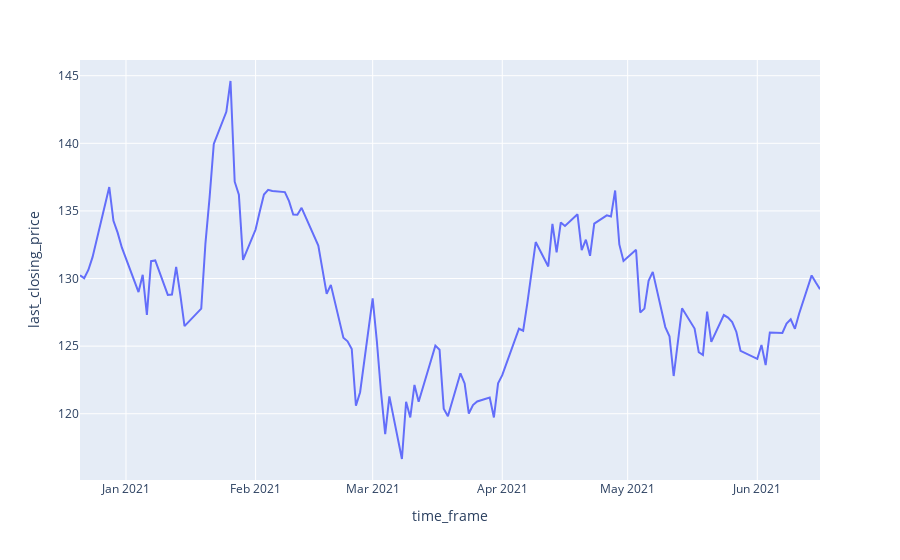

The notebook cell saved with this chart:
### Code cell
query = """
SELECT symbol, time_bucket('1 day', stock_datetime) AS time_frame, last(price_close, stock_datetime) AS last_closing_price
FROM stocks_new
WHERE symbol = 'AAPL'
GROUP BY time_frame, symbol
ORDER BY time_frame
"""

df = pd.read_sql(query, conn)

figure = px.line(df, x='time_frame', y='last_closing_price')
figure.show()
